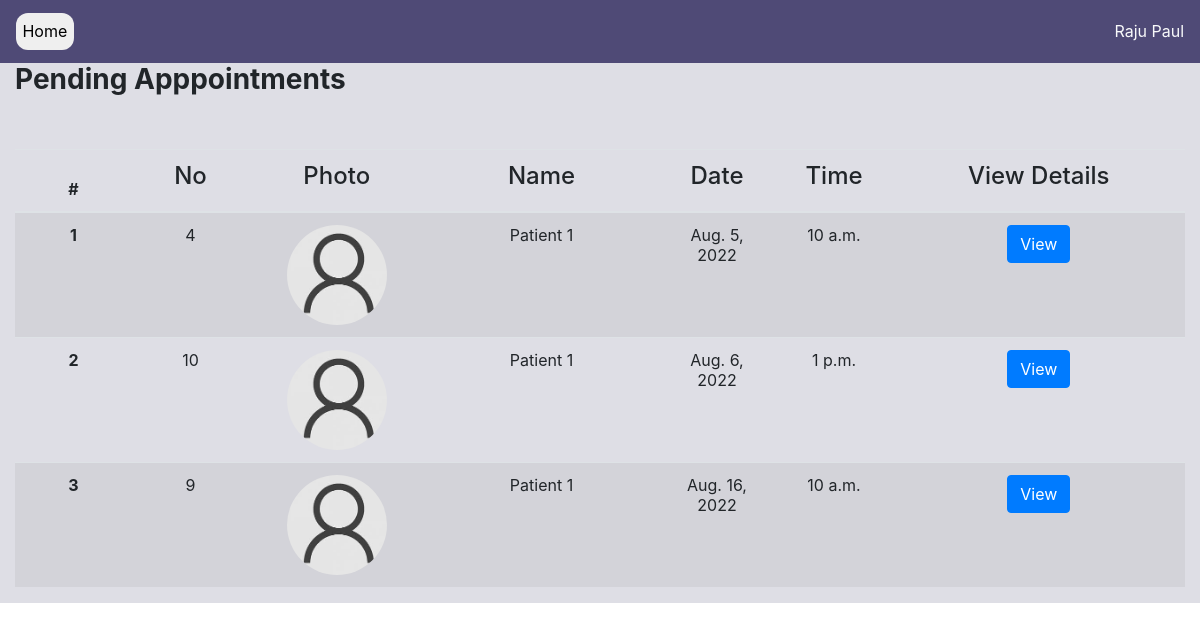
/doctor/pending-appointments (signed in), run on an earlier commit of the app's database.
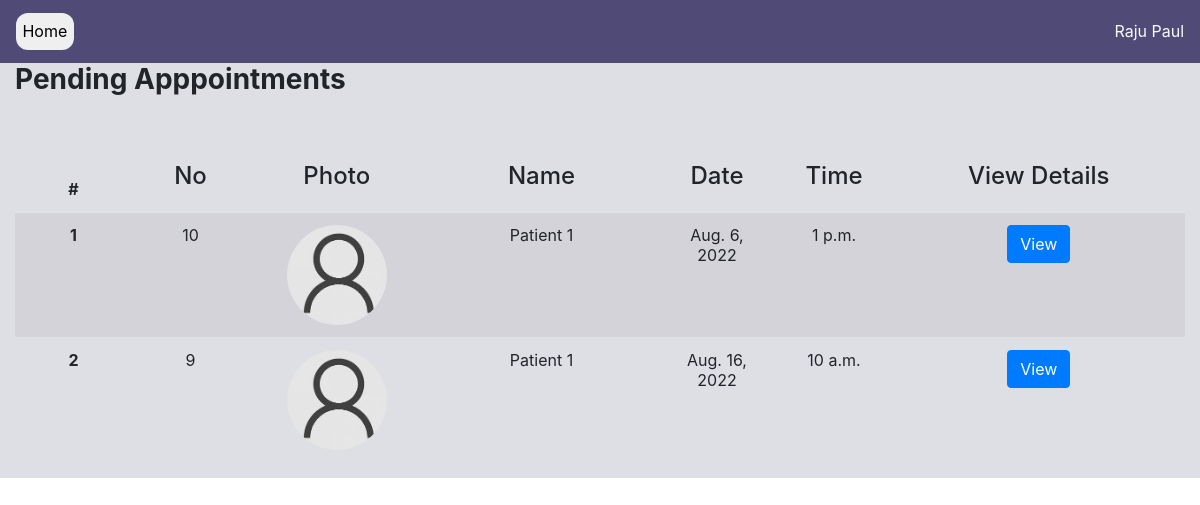
And on a later commit of the database.
### appointment/models.py (models this page shows, shortened)
class Appointment(models.Model):
    TIME_SLOT = [
    (1, '9:00-10:00'),
    (2, '10:00-11:00'),
    (3, '11:00-12:00'),
    (4, '13:00-14:00'),
    ]
    doctor = models.ForeignKey(User,on_delete=models.CASCADE, limit_choices_to={'user_type': 'D'}, related_name='doctor')
    patient = models.ForeignKey(User,on_delete=models.CASCADE, limit_choices_to={'user_type': 'P'})
    date =  models.DateField()
    start_time = models.TimeField(null=True)
    end_time = models.TimeField(null=True)
    reason = models.TextField()
    status = models.BooleanField(default=False)
    class Meta:
        db_table = 'appointment'
        constraints = [
            models.UniqueConstraint(fields=['patient', 'doctor', 'date'], name='unique_booking')
        ]
        ordering = ['date', 'start_time']

### profiles/models.py (models this page shows, shortened)
class PatientProfile(models.Model):
    BLOOD_GROUPS = [
        ('O-', 'O-'),
        ('O+', 'O+'),
        ('A-', 'A-'),
        ('A+', 'A+'),
        ('B-', 'B-'),
        ('B+', 'B+'),
        ('AB-', 'AB-'),
        ('AB+', 'AB+'),
    ]
    class Meta:
        db_table = 'patient_profile'
    user = models.OneToOneField(
        User, on_delete=models.CASCADE, #profile deleted then patient deleted since one to one field
        primary_key=True, limit_choices_to={'user_type': 'P'},
        related_name='patprofile', #* related_name is used to give alternate name to the reverse relationship
        )
    profile_pic = models.ImageField(upload_to='images/profiles/patients', null=True, blank=True) #TODO Change directory to /images/patient/username
    dob = models.DateField(blank=True, null=True) #TODO -remove blank=True, null=True
    blood_group = models.CharField(max_length=3, choices=BLOOD_GROUPS)
    allergies = models.TextField(blank=True, null=True)

### accounts/models.py (models this page shows, shortened)
class User(AbstractUser):
    DOCTOR = 'D'
    PATIENT = 'P'
    USER_TYPES = [
        (DOCTOR, 'Doctor'),
        (PATIENT, 'Patient'),
    ]
    MALE = 'M'
    FEMALE = 'F'
    OTHER = 'O'
    PREFER_NOT_TO_SAY = 'N'
    GENDER = [
        (MALE, 'Male'),
        (FEMALE, 'Female'),
        (OTHER, 'Other'),
        (PREFER_NOT_TO_SAY, 'Prefer not to say')
    ]
    class Meta:
        db_table = 'user'
    user_type = models.CharField(choices=USER_TYPES, max_length=1, default=PATIENT)
    gender = models.CharField(choices=GENDER,  max_length=1, default=PREFER_NOT_TO_SAY)
    phone = PhoneNumberField(null=True, blank=True)
    def is_doctor(self):
        if self.user_type == 'D':
            return True
        return False

### appointment/views.py (the view)
# urls.py: path('doctor/pending-appointments', views.pending_appointments, {'status': False}, name='pending-appointment'), #* Pass extra option to function as dictionary
def pending_appointments(request, status):
    context = {}
    user = request.user
    if not user.is_doctor():
        return HttpResponse("NOT ALLOWED")
    appointments = Appointment.objects.filter(doctor=user, status=status)
    context = {'appointments':appointments, 'status':status} #* Status passed in to change heading of page (Completed/Pending)
    return render(request, 'pending-appointment.html', context=context)

### PMS/context_processors.py (called while the page is built)
def get_departments(request):
    departments = Department.objects.all()
    return {'departments': departments}

def get_time_slots(request):
    time_slot = Appointment.TIME_SLOT
    return {"time_slot": time_slot}

### appointment/templates/pending-appointment.html (shortened to what this page needs)
{% load static %}
{% load bootstrap4 %}
<!DOCTYPE html>
<html>
    <head>
        <link rel="stylesheet" href="https://cdn.jsdelivr.net/npm/bootstrap@4.0.0/dist/css/bootstrap.min.css">
    </head>
    <body>
        {% include 'navbar-simple.html' %}
        <section style="height: auto;">
            <div class="container-fluid">
                <div class="row " style="background-color: #8889a347;">
                    {% if status %}
                    <div class="col-md-12" style="align-items: center;"><h3><b>Completed Apppointments</b></h3></div>
                    {% else %}
                    <div class="col-md-12" style="align-items: center;"><h3><b>Pending Apppointments</b></h3></div>
                    {% endif %}
                <br>
                <br>
                <br>
                    <div class="col-md-12 col-12" style="align-items: center;">
                        <table class="table table-striped">
                            <thead>
                              <tr>
                                <th scope="col" width="10%">#</th>
                                <th scope="col"  width="10%"><h4>No</h4></th>
                                <th scope="col" width="15%"><h4>Photo</h4></th>
                                <th scope="col" width="20%"><h4>Name</h4></th>
                                <th scope="col" width="10%"><h4>Date</h4></th>
                                <th scope="col" width="10%"><h4>Time</h4></th>
                                <th scope="col"><h4>View Details</h4></th>
                              </tr>
                            </thead>
                            <tbody>
{% for appointment in appointments %}
                                <tr>
                                    <th scope="row">{{forloop.counter}}</th>
                                    <td>{{appointment.id}}</td>
                                    <td>
                                        {%if appointment.patient.patprofile.profile_pic %}
                                            <img src="{{appointment.patient.patprofile.profile_pic.url}}" class="photo">
                                        {% else %}
                                            <img src="{% static 'images/default_pic.jpg' %}" class="photo">
                                        {% endif %}
                                    </td>
                                    <td>{{appointment.patient.get_full_name}}</td>
                                    <td>{{appointment.date}}</td>
                                    <td>{{appointment.start_time}}</td>
                                    <td>
                                        {% if status %}
                                            <form action="{% url 'appointment:past-prescription' %}" method="post">
                                                {% csrf_token %}
                                                <button class="btn btn-primary" type="submit" name="app_id" value={{appointment.id}}>View</button>
                                            </form>
                                        {% else %}
                                            <form action="{% url 'appointment:view-appointment' %}" method="post">
                                                <button class="btn btn-primary" type="submit" name="id" value={{appointment.id}}>View</button>
                                            </form>
                                        {% endif %}
                                    </td>
                                </tr>
{% endfor %}
                            </tbody>
                          </table>
                    </div>
                </div>
            </div>
        </section>
    </body>
</html>

What changed in the data, as far as the page shows it:
removed Appointment: id "4", patient.patprofile.profile_pic (placeholder picture), patient.get_full_name "Patient 1", date "Aug. 5, 2022", start_time "10 a.m."
